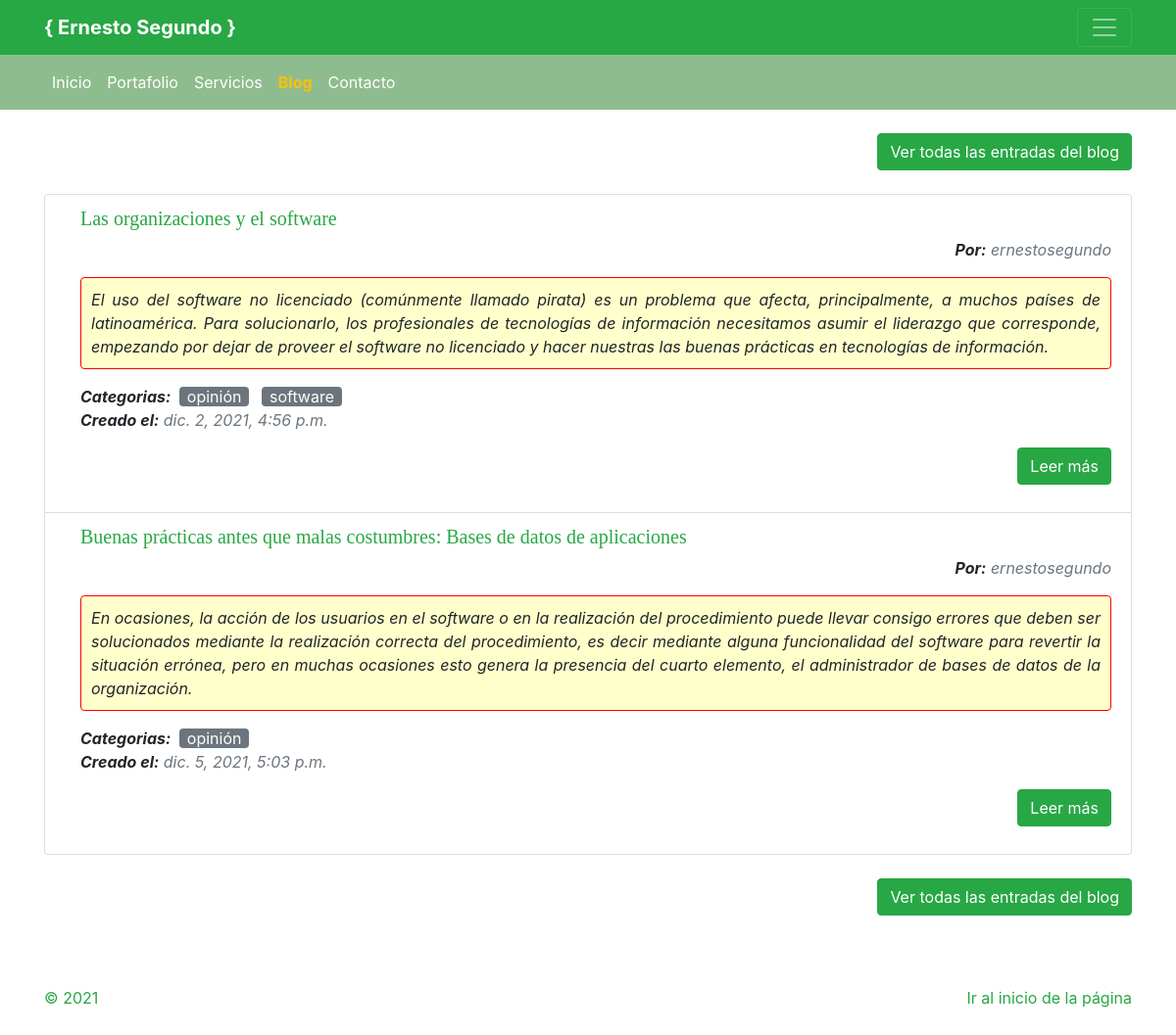
Screenshot of /blog/categoria/2/ with the database file from the repository.
### blog/models.py (models this page shows, shortened)
class Post(models.Model):
    titulo = models.CharField(max_length=80)
    resumen = models.CharField(max_length=500)
    imagen = models.ImageField(upload_to='blog', null=True, blank=True)
    autor = models.ForeignKey(User, on_delete=models.CASCADE)
    categorias = models.ManyToManyField(CategoriaPost)
    contenido = HTMLField()
    creado = models.DateTimeField(auto_now_add=True)
    modificado = models.DateTimeField(auto_now_add=True)
    class Meta:
        verbose_name = "Publicación"
        verbose_name_plural = "Publicaciones"

class CategoriaPost(models.Model):
    nombre = models.CharField(max_length=50)
    disponibilidad = models.BooleanField(default=True)
    creado = models.DateTimeField(auto_now_add=True)
    modificado = models.DateTimeField(auto_now_add=True)
    class Meta:
        verbose_name = "Categoría de publicación"
        verbose_name_plural = "Categorías de publicación"

### blog/views.py (the view)
# urls.py: path('categoria/<int:categoria_id>/', views.categoria, name="categoria_blog"),
def categoria(request, categoria_id):
    categoria = CategoriaPost.objects.get(id=categoria_id)
    posts = Post.objects.filter(categorias=categoria)
    return render(request, "blog/categoria.html", {"categoria": categoria, "posts": posts})

### blog/templates/blog/categoria.html (shortened to what this page needs)
{% extends 'presentacion/masterpage.html' %}
{% load static %}
{% block content %}
    <main role="main">
		<section class="container my-4">
			<div class="text-right mb-4"><a href="/blog/" class="btn btn-success">Ver todas las entradas del blog</a></div>
			<ul class="list-group">
				{% for post in posts %}
				<li class="list-group-item">
					<div class="pl-3">
						<div class="pb-3">
							<h5 class="text-success">{{post.titulo}}</h5>
							<p class="text-right font-italic"><span class="font-weight-bold">Por:</span> <span class="text-muted">{{post.autor}}</span></p>
							<p class="summary-text text-justify rounded"><cite>{{post.resumen}}</cite></p>
							<p class="font-italic d-inline"><span class="font-weight-bold">Categorias:</span></p>
							{% for categoria in post.categorias.all %}
								<div class="text-lowercase bg-secondary rounded mx-1 px-2 text-white d-inline">{{categoria.nombre}}</div>
							{% endfor %}
							<p class="font-italic"><span class="font-weight-bold">Creado el:</span> <span class="text-muted text-lowercase">{{post.creado}}</span></p>
							<div class="text-right"><a href="{% url 'blogid' post.id %}" class="btn btn-success">Leer más</a></div>
						</div>
					</div>
				</li>
				{% endfor %}
			</ul>
			<div class="text-right mt-4"><a href="/blog/" class="btn btn-success">Ver todas las entradas del blog</a></div>
        </section>
	</main>
{% endblock content %}

### presentacion/static/css/ernestosegundo.css (style rules this page uses)
:root { --jumbotron-padding-y: 3rem; }
.summary-text { background-color: #FFC; border-style: solid; border-color: red; border-width: 1px; padding: 10px; }

### presentacion/static/css/blog.css (style rules this page uses)
h1, h2, h3, h4, h5, h6 { font-family: "Playfair Display", Georgia, "Times New Roman", serif; }

### rows the page displays
Post: titulo "Las organizaciones y el software", autor "ernestosegundo", resumen "El uso del software no licenciado (comúnmente llamado pirata) es un problema que afecta, principalmente, a muchos países de latinoamérica. Para solucionarlo, los profesionales de tecnologías de información necesitamos asumir el liderazgo que corresponde, empezando por dejar de proveer el software no licenciado y hacer nuestras las buenas prácticas en tecnologías de información.", creado "dic. 2, 2021, 4:56 p.m."
CategoriaPost: nombre "opinión"
CategoriaPost: nombre "software"
Post: titulo "Buenas prácticas antes que malas costumbres: Bases de datos de aplicaciones", autor "ernestosegundo", resumen "En ocasiones, la acción de los usuarios en el software o en la realización del procedimiento puede llevar consigo errores que deben ser solucionados mediante la realización correcta del procedimiento, es decir mediante alguna funcionalidad del software para revertir la situación errónea, pero en muchas ocasiones esto genera la presencia del cuarto elemento, el administrador de bases de datos de la organización.", creado "dic. 5, 2021, 5:03 p.m."
